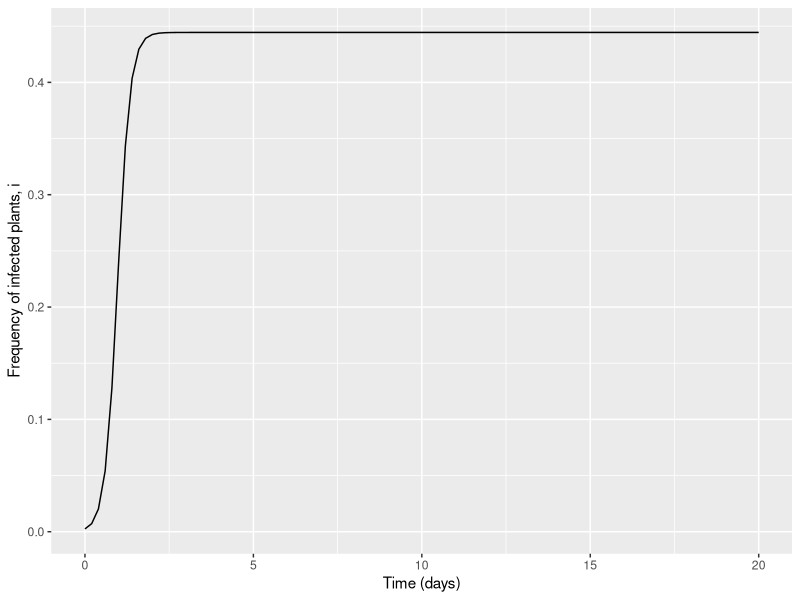

The R script that drew this image:

###########################################################################
###### SIMPLIFICATION OF DETERMINISTIC MODEL BY DONNELLY ET AL. 2019 ######
###########################################################################

### Simplification of deterministic model by Donnelly et al. 2019 to make it more comparable to Madden et al. 2000.
### No vector dynamics - constant vector population size, no vector preference (v and e always set to 1), no vector
### emigration (p always set to 0).

rm(list=ls())

# packages
library(deSolve)
library(ggplot2)
library(reshape2)
library(dplyr)

# FIXED parameters
p = 0 # aphid emigration/death rate per journey between plants
v = 1 # infected plant attractiveness
e = 1 # infected plant acceptability 

# parameters
parms <- c(
  gamma = 20/3, # rate of recovery/death of I plants
  theta = 1, # aphid dispersal rate per day
  H = 400, # number host plants
  p = p, # aphid emigration/death rate per journey between plants
  v = v, # infected plant attractiveness
  e = e, # infected plant acceptability 
  w = 0.2, # feeding rate on healthy plant
  Pacq = 1, # chance of virus acquisition from infected plant
  Pinoc = 1, # chance of inoculating healthy plant
  A = 1200 # vector population size
)

#states
init_states <- c(
  i = 1/parms[["H"]] # frequency of infected plants
)

# timeframe
times <- seq(0, 20, by = 0.2)

# define ode function
donnelly_simple_ode <- function(times, states, parms) {
  
  # STATES
  i <- states[["i"]]
  
  # PARAMETERS
  gamma <- parms[["gamma"]]
  theta <- parms[["theta"]]
  H <- parms[["H"]]
  p <- parms[["p"]]
  v <- parms[["v"]]
  e <- parms[["e"]]
  w <- parms[["w"]]
  Pacq <- parms[["Pacq"]]
  Pinoc <- parms[["Pinoc"]]
  A <- parms[["A"]]
  
  
  # DEFINE PARAMETERS NEEDED FOR STATE EQUATIONS
  
  # q = prob of surviving flight between plants (i.e. doesn't emigrate/die)
  q <- 1 - p  
  
  # i_hat = weighted frequency of infected plants, accounting for attraction towards infected plants
  # i.e. adapted version of i / (1 - i + i) = i / 1, to include v
  i_hat <- v*i / ((1-i) + v*i) 
  
  # expected number of transmissions per dispersal, 
  # derived from analysis of markov chain (see Donnelly 2019, Appendix S1)
  xi <- (q^2*Pacq*Pinoc*i_hat*(1 - e*w)*(1 - i_hat))/(p + q*w*(1 - i_hat*(1 - e)))

  # infected plants - change in incidence of infected plants
  # = rate of aphid dispersal * mean number of transmissions - plant death
  di <- (theta*A/H)*xi - gamma*i
  
  return(list(di))
}




########
# run epidemic with default parameters (as donnelly et al. 2019)
########
trajectory <- data.frame(ode(y = init_states, 
                             times = times, 
                             parms = parms, 
                             func = donnelly_simple_ode))

# plot trajectory of infected plants and number of aphids
plant_trajec <- ggplot(data=trajectory, aes(x = time, y = i)) +
  geom_line() +
  labs(x = "Time (days)", y = "Frequency of infected plants, i")
plant_trajec
